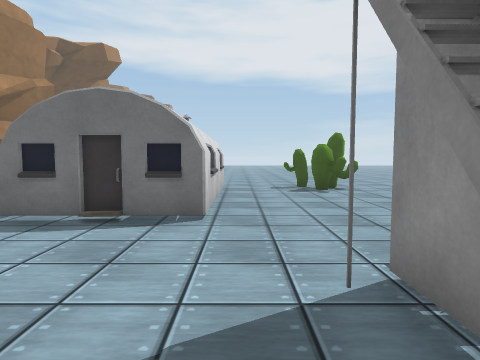
view 1 (above)

16 first-person views from a walk through a scene from a Unity 3-D project. The camera is 1.2 m above the floor, tilts 4° down and sees 75° across. The floor is counted in squares, 1 m on a side. Each view is taken from the middle of a square. On the plan, view 1 faces up. The plan holds only what a view shows up to about 13 squares ahead; the rest is blank. The place goes on beyond the plan. Surface patterns are stand-ins for the level's own textures.

view 2
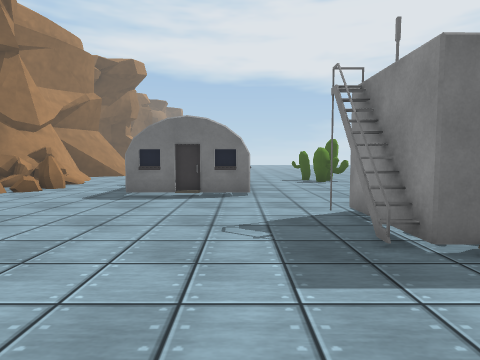

view 3
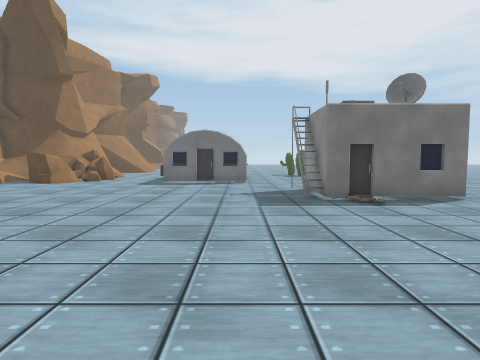

view 4
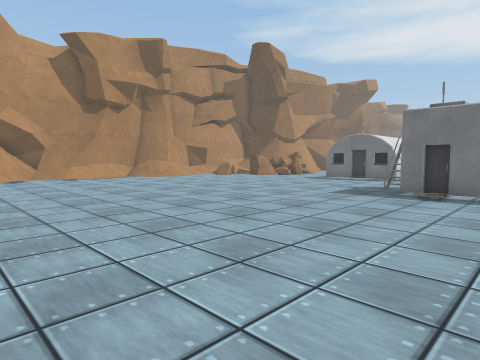

view 5
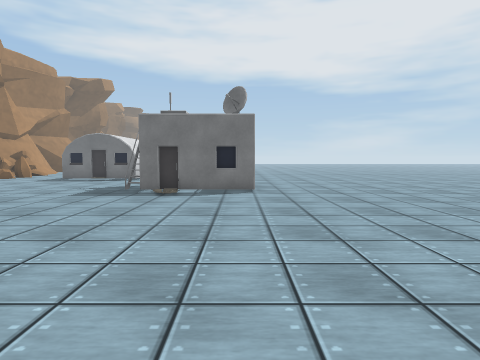

view 6
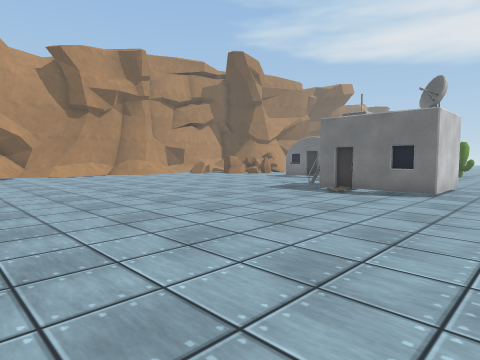

view 7
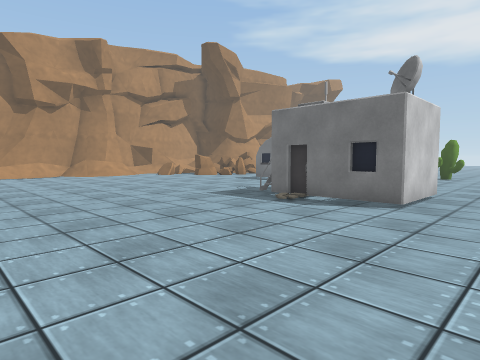

view 8
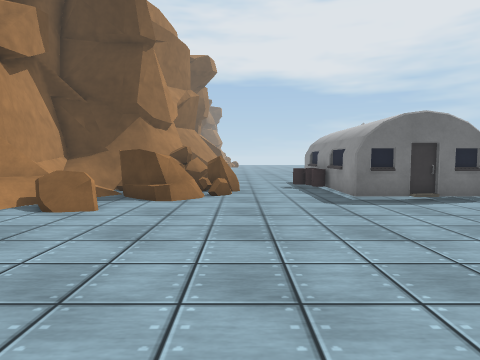

view 9
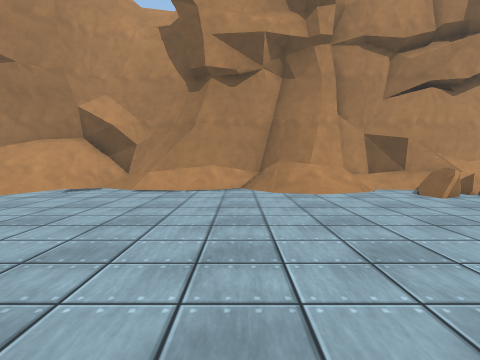

view 10
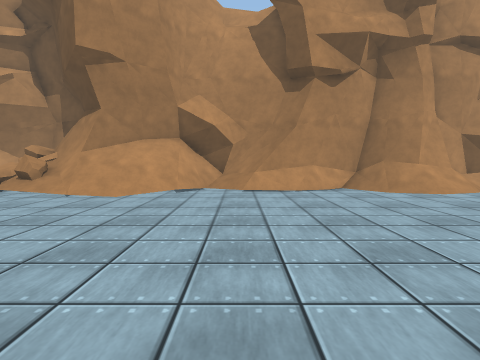

view 11
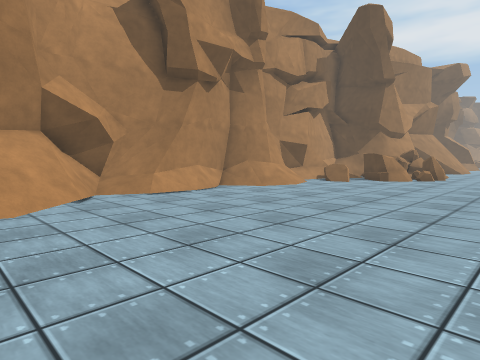

view 12
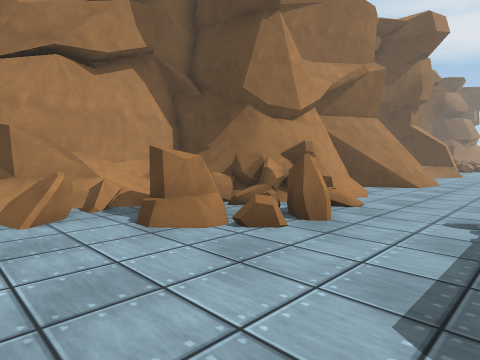

view 13
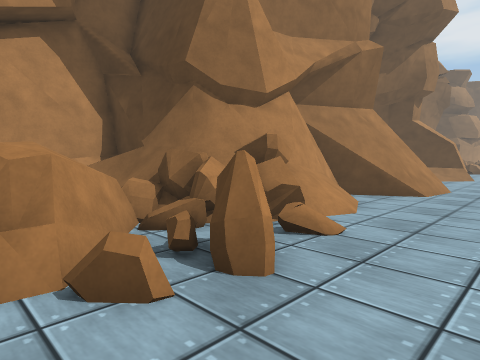

view 14
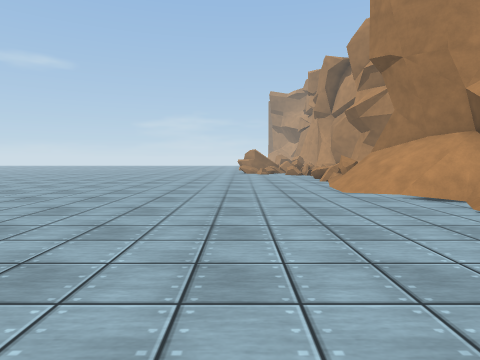

view 15
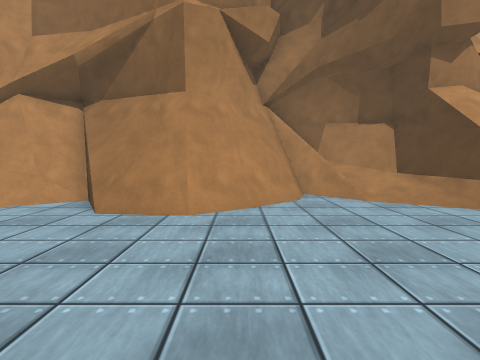

view 16
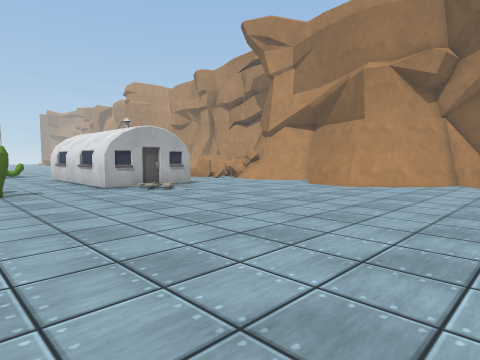

### Floor plan
Key: @ floor where view 1 was taken; # wall or solid block; x gap in a wall; . main floor; : floor 0.25 m higher than the main floor; + floor 0.5 m higher than the main floor; * floor 0.75 m higher than the main floor; % floor 1 m higher than the main floor; / step, stairs or slope; = window, fence, low wall or low ledge; ^ raised ledge; C cactus; B building; O other object.
Columns run from 15 left of view 1 to 8 right of it. Each row starts with its distance up from view 1.
 25    ##/..       ... .
 24   #//..............
 23  ###=...............
 22   ##................
 21   ###=..............
 20     ##.............
 19      ##............
 18      #=............
 17      #=............
 16     ##... .........
 15    ##....  .:......
 14     #O....  //....
 13     #O....  ###..CCC..
 12     ##....    #...CCC.
 11     ##=...    #......
 10 #####=#..=#   #......
  9 #%*####=..##  #.....
  8 #*: ^==...##  #.....
  7 # +^^==...##  #.... ..
  6 ##=#==....#####.... ..
  5  x^^............... ..
  4  #.=..............   .
  3 ##..............##   ...
  2 ##/.............B    ...
  1  #//............B   #...
  0  #/............@B####...
 -1 ##/.....................
 -2 #/......................
 -3 ##......................
 -4 .#......................
 -5 ##......................
 -6 #O......................
 -7 #/......................
 -8 #=/.....................
 -9 #///....................
-10  #//...................
-11  #//.................. .

Positions as (right, up) in squares from view 1, and headings:
1: (0, 0), facing up
2: (-1, -4), facing up
3: (-1, -9), facing up
4: (5, -11), facing up-left
5: (5, -11), facing up
6: (8, -11), facing up-left
7: (8, -8), facing up-left
8: (-8, -3), facing up
9: (-2, -2), facing left
10: (-2, -6), facing left
11: (-4, -11), facing up-left
12: (-5, 3), facing up-left
13: (-6, 6), facing up-left
14: (-8, 1), facing down
15: (-2, 20), facing left
16: (4, 25), facing down-left
